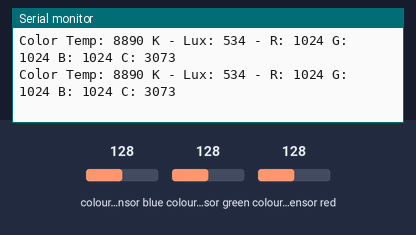
A sketch run on a simulated ESP32. On the bench: the last lines printed to the serial monitor. The inputs (shaded band) are chosen by the test bench; at power-on: colour sensor blue 128, colour sensor green 128, colour sensor red 128.

Above: at 1.2 s.
1.3 s: colour sensor blue set to 5
At 1.42 s:
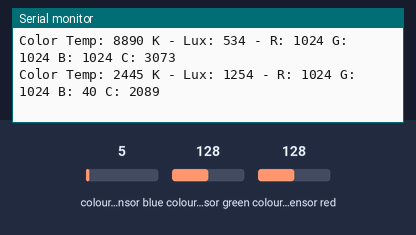
2.8 s: colour sensor green set to 5
At 2.8 s:
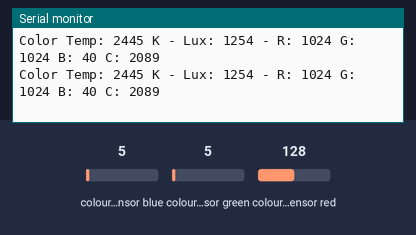
4.3 s: colour sensor red set to 5
At 4.35 s:
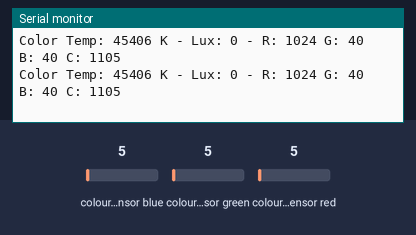
7.3 s: colour sensor green set to 128
At 7.43 s:
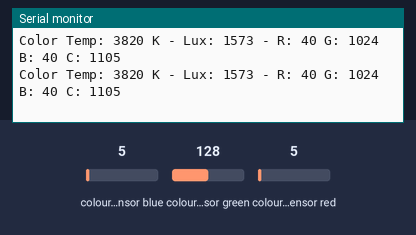
Timing chart, 0 to 10.3 s (numbered marks = the images above; inputs shaded):
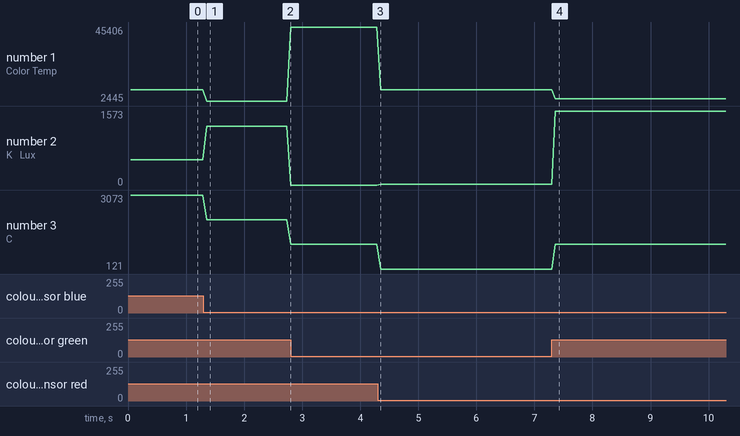

The sketch:

ColorReadESP32.ino
```cpp
#include <Wire.h>
#include "Adafruit_TCS34725.h"

/* Example code for the Adafruit TCS34725 breakout library */

/* Connect SCL to analog 5
Connect SDA to analog 4
Connect VDD to 3.3V DC
Connect GROUND to common ground */

/* Initialise with default values (int time = 2.4ms, gain = 1x) */
// Adafruit_TCS34725 tcs = Adafruit_TCS34725();

/* Initialise with specific int time and gain values */
Adafruit_TCS34725 tcs = Adafruit_TCS34725(TCS34725_INTEGRATIONTIME_50MS, TCS34725_GAIN_1X);

void setup(void) {
Serial.begin(9600);


  if (!tcs.begin()) {
    while (true) {
    Serial.println("No TCS34725 found ... check your connection!");
      delay(100);
    }; // halt!
  }

// Now we're ready to get readings!
}

void loop(void) {
uint16_t r, g, b, c, colorTemp, lux;

tcs.getRawData(&r, &g, &b, &c);
colorTemp = tcs.calculateColorTemperature(r, g, b);
lux = tcs.calculateLux(r, g, b);

Serial.print("Color Temp: "); Serial.print(colorTemp, DEC); Serial.print(" K - ");
Serial.print("Lux: "); Serial.print(lux, DEC); Serial.print(" - ");
Serial.print("R: "); Serial.print(r, DEC); Serial.print(" ");
Serial.print("G: "); Serial.print(g, DEC); Serial.print(" ");
Serial.print("B: "); Serial.print(b, DEC); Serial.print(" ");
Serial.print("C: "); Serial.print(c, DEC); Serial.print(" ");
Serial.println(" ");
}
```

Measured:
- after the input at 1.3 s, the serial monitor: prints a new line after 0.06 s (image 1)
- after the input at 7.3 s, the serial monitor: prints a new line after 0.06 s (image 4)
- plotted number 1: 8890 → 2445 after the input at 1.3 s, 2445 → 45406 after the input at 2.8 s, 45406 → 8890 after the input at 4.3 s, 8890 → 3820 after the input at 7.3 s
- plotted number 2: 534 → 1254 after the input at 1.3 s, 1254 → 0 after the input at 2.8 s, 0 → 20 after the input at 4.3 s, 20 → 1573 after the input at 7.3 s
- plotted number 3: 3073 → 2089 after the input at 1.3 s, 2089 → 1105 after the input at 2.8 s, 1105 → 121 after the input at 4.3 s, 121 → 1105 after the input at 7.3 s
